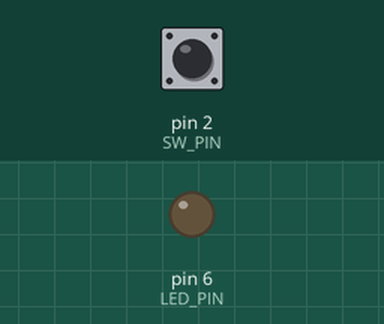
The sketch below on a simulated Arduino Uno, built with avr-gcc and run on an emulated ATmega328P. Parts: output pins drawn as LEDs (lit = HIGH). The test bench sets the inputs (shaded band); at power-on: pin 2 (SW_PIN) HIGH.

Above: at 1.2 s.
1.3 s: pin 2 (SW_PIN) pulled LOW for 0.15 s
At 2.6 s:
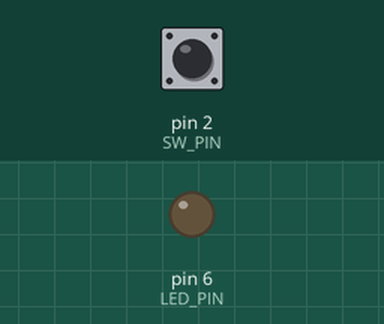
2.9 s: pin 2 (SW_PIN) pulled LOW for 3.2 s
At 3.9 s:
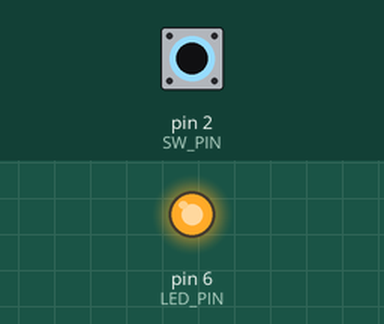
Timing chart, 0 to 7.6 s (numbered marks = the images above; inputs shaded):
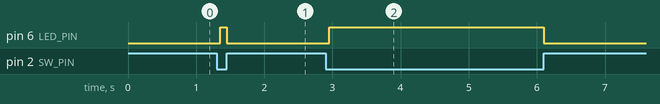

The sketch:

switch_toggle_debounce_intrept_mod.ino
```cpp
#define LED_PIN 6   // LED2 connected to D6
#define SW_PIN 2    // SW2 connected to D2

#define DEBOUNCE_DELAY 50 // ms

void setup() {
  pinMode(LED_PIN, OUTPUT);
  pinMode(SW_PIN, INPUT_PULLUP); // switch with internal pull-up
}

void loop() {
  // Read switch (LOW when pressed)
  int sw_state = digitalRead(SW_PIN);

  if (sw_state == LOW) {
    delay(DEBOUNCE_DELAY);            // debounce delay
    if (digitalRead(SW_PIN) == LOW) { // still pressed
      digitalWrite(LED_PIN, HIGH);    // LED ON
    }
  } else {
    digitalWrite(LED_PIN, LOW);       // LED OFF
  }
}
```

Measured:
- after the input at 1.3 s, pin 6 (LED_PIN): LOW → HIGH after 0.05 s, → LOW 0.10 s later
- after the input at 2.9 s, pin 6 (LED_PIN): LOW → HIGH after 0.05 s, → LOW 3.2 s later
